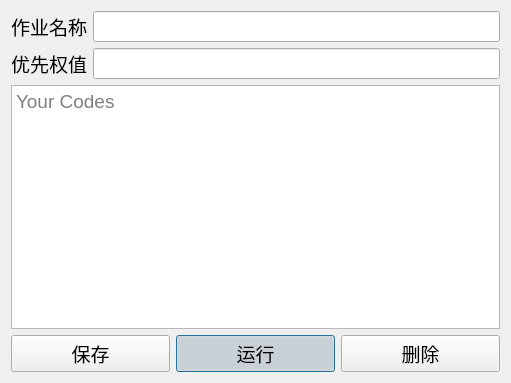
<?xml version="1.0" encoding="UTF-8"?>
<ui version="4.0">
 <class>Dialog</class>
 <widget class="QDialog" name="Dialog">
  <property name="geometry">
   <rect>
    <x>0</x>
    <y>0</y>
    <width>511</width>
    <height>383</height>
   </rect>
  </property>
  <property name="font">
   <font>
    <pointsize>14</pointsize>
   </font>
  </property>
  <property name="windowTitle">
   <string>Dialog</string>
  </property>
  <layout class="QVBoxLayout" name="verticalLayout">
   <item>
    <layout class="QHBoxLayout" name="horizontalLayout">
     <item>
      <widget class="QLabel" name="AddJobNameLabel_2">
       <property name="text">
        <string>作业名称</string>
       </property>
      </widget>
     </item>
     <item>
      <widget class="QLineEdit" name="AddJobPriorityEdit_2"/>
     </item>
    </layout>
   </item>
   <item>
    <layout class="QHBoxLayout" name="horizontalLayout_2">
     <item>
      <widget class="QLabel" name="AddJobPriorityLabel_2">
       <property name="text">
        <string>优先权值</string>
       </property>
      </widget>
     </item>
     <item>
      <widget class="QLineEdit" name="AddJobNameEdit_2"/>
     </item>
    </layout>
   </item>
   <item>
    <widget class="QTextEdit" name="JobText">
     <property name="placeholderText">
      <string>Your Codes</string>
     </property>
    </widget>
   </item>
   <item>
    <layout class="QHBoxLayout" name="horizontalLayout_10">
     <item>
      <widget class="QPushButton" name="saveFileButton">
       <property name="font">
        <font>
         <family>Agency FB</family>
         <pointsize>14</pointsize>
        </font>
       </property>
       <property name="text">
        <string>保存</string>
       </property>
       <property name="autoDefault">
        <bool>false</bool>
       </property>
      </widget>
     </item>
     <item>
      <widget class="QPushButton" name="addJobButton">
       <property name="font">
        <font>
         <pointsize>14</pointsize>
         <weight>50</weight>
         <italic>false</italic>
         <bold>false</bold>
         <underline>false</underline>
         <strikeout>false</strikeout>
        </font>
       </property>
       <property name="text">
        <string>运行</string>
       </property>
       <property name="checkable">
        <bool>true</bool>
       </property>
       <property name="checked">
        <bool>true</bool>
       </property>
      </widget>
     </item>
     <item>
      <widget class="QPushButton" name="deleteFileButton">
       <property name="font">
        <font>
         <family>Agency FB</family>
         <pointsize>14</pointsize>
        </font>
       </property>
       <property name="text">
        <string>删除</string>
       </property>
      </widget>
     </item>
    </layout>
   </item>
  </layout>
 </widget>
 <resources/>
 <connections/>
</ui>
